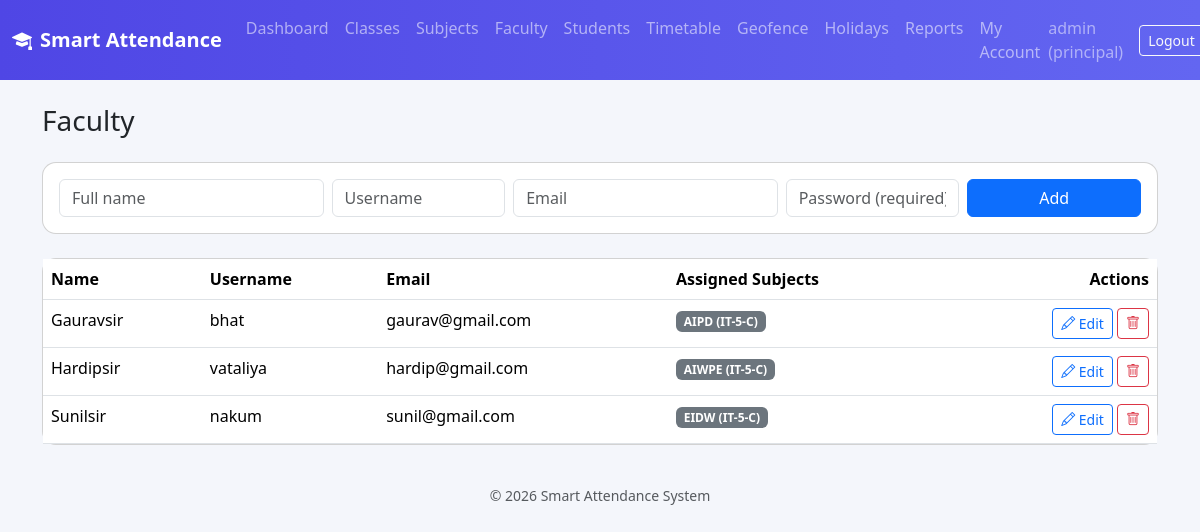
The page /principal/faculty (signed in) on the database its author committed.
### models.py (models this page shows)
class User(db.Model, UserMixin):
    __tablename__ = "users"
    id = db.Column(db.Integer, primary_key=True)
    username = db.Column(db.String(80), unique=True, nullable=False)
    email = db.Column(db.String(120), unique=True, nullable=False)
    password_hash = db.Column(db.String(200), nullable=False)
    role = db.Column(db.String(20), nullable=False)  # principal / faculty / student
    created_at = db.Column(db.DateTime, default=datetime.utcnow)
    faculty_profile = db.relationship("Faculty", backref="user", uselist=False)
    student_profile = db.relationship("Student", backref="user", uselist=False)

class Faculty(db.Model):
    __tablename__ = "faculty"
    id = db.Column(db.Integer, primary_key=True)
    user_id = db.Column(db.Integer, db.ForeignKey("users.id"), nullable=False)
    name = db.Column(db.String(120), nullable=False)

### routes/principal.py (the view, shortened to what this page needs)
@principal_bp.route("/faculty", methods=["GET", "POST"])
@login_required
@role_required("principal")
def faculty():
    all_faculty = Faculty.query.all()
    faculty_subjects = {}
    for f in all_faculty:
        seen = {}
        for e in f.timetable_entries:
            key = (e.subject_id, e.class_id)
            if key not in seen:
                seen[key] = f"{e.subject.name} ({e.class_.name})"
        faculty_subjects[f.id] = list(seen.values())
    return render_template("principal/faculty.html", faculty_list=all_faculty, faculty_subjects=faculty_subjects)

### app.py (called while the page is built)
@login_manager.user_loader
def load_user(user_id):
    return User.query.get(int(user_id))

### templates/principal/faculty.html (shortened to what this page needs)
{% extends "base.html" %}
{% block content %}
<h3 class="mb-4">Faculty</h3>
<div class="card p-3 mb-4">
  <form method="POST" class="row g-2">
    <div class="col-md-3"><input class="form-control" name="name" placeholder="Full name" required></div>
    <div class="col-md-2"><input class="form-control" name="username" placeholder="Username" required></div>
    <div class="col-md-3"><input class="form-control" name="email" type="email" placeholder="Email" required></div>
    <div class="col-md-2"><input class="form-control" name="password" type="text" placeholder="Password (required)" required minlength="6"></div>
    <div class="col-md-2"><button class="btn btn-primary w-100">Add</button></div>
  </form>
</div>
<div class="card">
  <table class="table mb-0">
    <thead><tr><th>Name</th><th>Username</th><th>Email</th><th>Assigned Subjects</th><th class="text-end">Actions</th></tr></thead>
    <tbody>
      {% for f in faculty_list %}
      <tr>
        <td>{{ f.name }}</td>
        <td>{{ f.user.username }}</td>
        <td>{{ f.user.email }}</td>
        <td>
          {% for label in faculty_subjects.get(f.id, []) %}
            <span class="badge bg-secondary">{{ label }}</span>
          {% else %}<span class="text-muted">None (add via Timetable)</span>{% endfor %}
        </td>
        <td class="text-end">
          <button class="btn btn-sm btn-outline-primary" data-bs-toggle="modal" data-bs-target="#editFaculty{{ f.id }}">
            <i class="bi bi-pencil"></i> Edit
          </button>
          <form method="POST" action="{{ url_for('principal.delete_faculty', faculty_id=f.id) }}" class="d-inline" onsubmit="return confirm('Delete this faculty member?')">
            <button class="btn btn-sm btn-outline-danger"><i class="bi bi-trash"></i></button>
          </form>
        </td>
      </tr>
      {% else %}
      <tr><td colspan="5" class="text-center text-muted py-4">No faculty yet.</td></tr>
      {% endfor %}
    </tbody>
  </table>
</div>
{% endblock %}

### templates/base.html (shortened to what this page needs)
<!DOCTYPE html>
<html lang="en">
<head>
<link href="https://cdn.jsdelivr.net/npm/bootstrap@5.3.3/dist/css/bootstrap.min.css" rel="stylesheet">
<link href="https://cdn.jsdelivr.net/npm/bootstrap-icons@1.11.3/font/bootstrap-icons.css" rel="stylesheet">
<link rel="stylesheet" href="{{ url_for('static', filename='css/style.css') }}">
</head>
<body>
{% if current_user.is_authenticated %}
<nav class="navbar navbar-expand-lg navbar-dark app-navbar">
  <div class="container-fluid">
    <a class="navbar-brand fw-bold" href="/"><i class="bi bi-mortarboard-fill me-2"></i>Smart Attendance</a>
    <div class="collapse navbar-collapse" id="nav">
      <ul class="navbar-nav me-auto">
        {% if current_user.role == 'principal' %}
        <li class="nav-item"><a class="nav-link" href="{{ url_for('principal.dashboard') }}">Dashboard</a></li>
        <li class="nav-item"><a class="nav-link" href="{{ url_for('principal.classes') }}">Classes</a></li>
        <li class="nav-item"><a class="nav-link" href="{{ url_for('principal.subjects') }}">Subjects</a></li>
        <li class="nav-item"><a class="nav-link" href="{{ url_for('principal.faculty') }}">Faculty</a></li>
        <li class="nav-item"><a class="nav-link" href="{{ url_for('principal.students') }}">Students</a></li>
        <li class="nav-item"><a class="nav-link" href="{{ url_for('principal.timetable') }}">Timetable</a></li>
        <li class="nav-item"><a class="nav-link" href="{{ url_for('principal.locations') }}">Geofence</a></li>
        <li class="nav-item"><a class="nav-link" href="{{ url_for('principal.holidays') }}">Holidays</a></li>
        <li class="nav-item"><a class="nav-link" href="{{ url_for('principal.attendance_report') }}">Reports</a></li>
        <li class="nav-item"><a class="nav-link" href="{{ url_for('principal.settings') }}">My Account</a></li>
        {% elif current_user.role == 'faculty' %}
        <li class="nav-item"><a class="nav-link" href="{{ url_for('faculty.dashboard') }}">Dashboard</a></li>
        <li class="nav-item"><a class="nav-link" href="{{ url_for('faculty.settings') }}">My Account</a></li>
        {% endif %}
      </ul>
      <span class="navbar-text text-white-50 me-3">{{ current_user.username }} ({{ current_user.role }})</span>
      <a class="btn btn-outline-light btn-sm" href="{{ url_for('auth.logout') }}">Logout</a>
    </div>
  </div>
</nav>
{% endif %}
<div class="container py-4">
  {% block content %}{% endblock %}
</div>
<footer class="text-center text-muted small py-3">&copy; {{ current_year }} Smart Attendance System</footer>
</body>
</html>

### static/css/style.css (style rules this page uses)
body { background: #f4f6fb; font-family: 'Segoe UI', system-ui, sans-serif; }
.app-navbar { background: linear-gradient(90deg, #4f46e5, #6366f1); }
.card { border-radius: 14px; }
table thead { background: #eef0fb; }

### rows shown on the page
User: username "admin", role "principal"
Faculty: name "Gauravsir", user.username "bhat", user.email "gaurav@gmail.com", label "AIPD (IT-5-C)"
Faculty: name "Hardipsir", user.username "vataliya", user.email "hardip@gmail.com", label "AIWPE (IT-5-C)"
Faculty: name "Sunilsir", user.username "nakum", user.email "sunil@gmail.com", label "EIDW (IT-5-C)"
